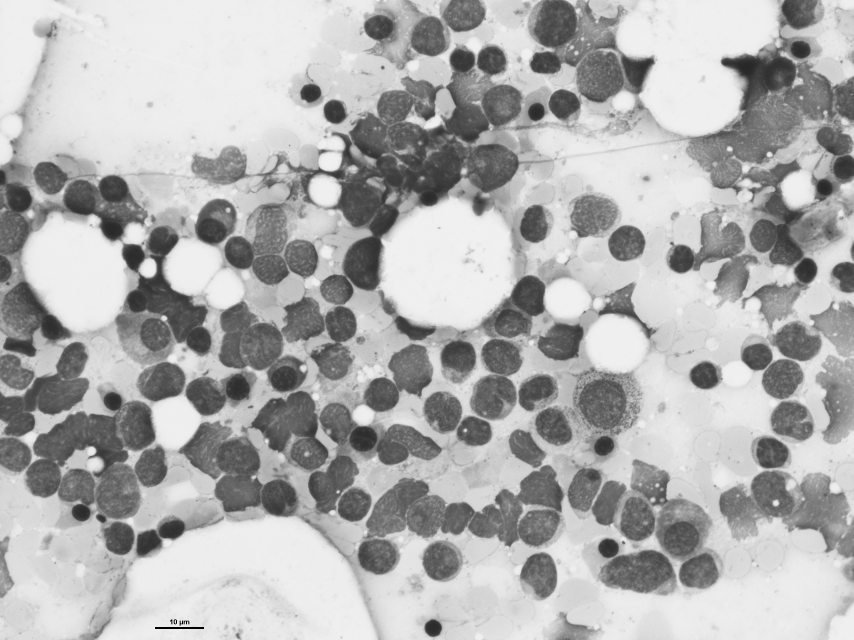
#> input picture Cellule/final/unlabeled_cell_00010.png, 2560 x 1920 px (shown at 1/3 size); its folder holds 4 pictures in this run
$ jupyter execute Cellule.ipynb
#> lines starting #> are read from the running program, lines starting #| are printed output that depends on the picture
[cell 1]
import os
import numpy as np
from PIL import Image, UnidentifiedImageError
from sklearn.cluster import KMeans
import matplotlib.pyplot as plt

# Configurazione
image_folder = "final"  # Cartella delle immagini
output_dir = 'risultati'  # Cartella di output
max_images = 100  # Numero massimo di immagini da analizzare
num_clusters = 3  # Numero di cluster da trovare
min_images_per_cluster = 10  # Numero di immagini da visualizzare per ciascun cluster

# Crea la cartella 'risultati' se non esiste
if not os.path.exists(output_dir):
    os.makedirs(output_dir)

# Caricamento immagini
images = []
image_files = []

for file in os.listdir(image_folder):
    if file.lower().endswith(('.png', '.jpg', '.jpeg', '.bmp', '.tiff')):
        try:
            img_path = os.path.join(image_folder, file)
            img = Image.open(img_path).convert('L').resize((64, 64))  # Scala di grigi e ridimensiona
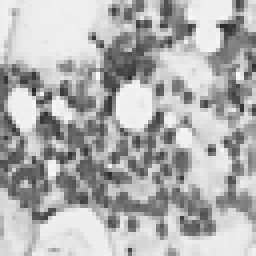
#> img: PIL image 64x64 L (shown 4 times larger); min 36, max 251, mean 175.8
            img_array = np.array(img).flatten()  # Appiattisci l'immagine
#> img_array = 4096 values, max 251 at index 1240, min 36 at index 1416, mean 175.8
            images.append(img_array)
            image_files.append(file)
        except (OSError, UnidentifiedImageError) as e:
            print(f"Errore con l'immagine {file}: {e}")
        if len(images) >= max_images:
            break  # Limita al massimo numero di immagini
#> pass 2 of the loop `for file in os.listdir(image_folder):`:
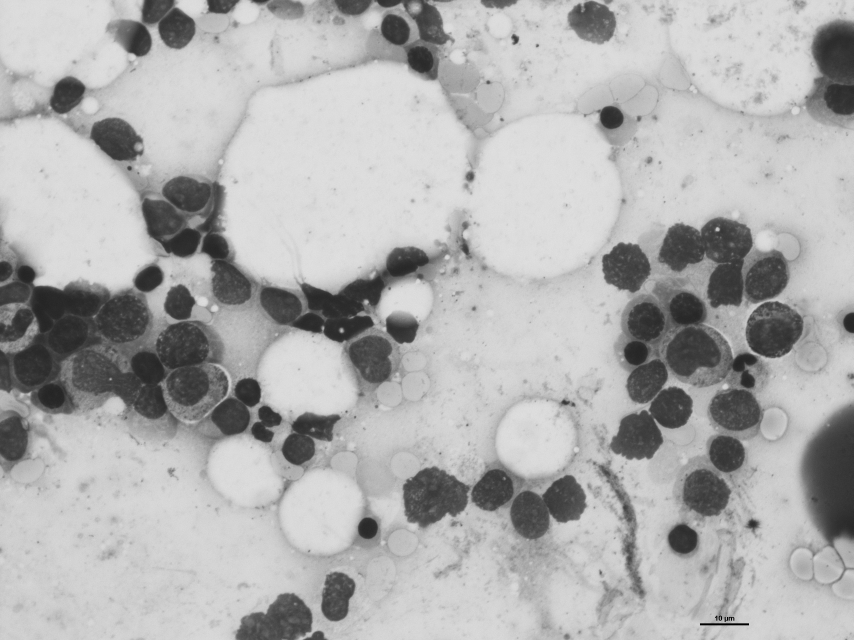
#> input picture Cellule/final/unlabeled_cell_00012.png, 2560 x 1920 px (shown at 1/3 size)
#> `img = Image.open(img_path).convert('L').resize((64, 64))`:
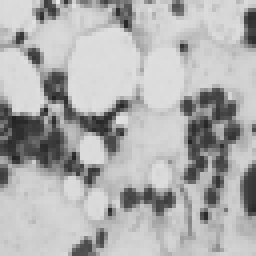
#> img: PIL image 64x64 L (shown 4 times larger); min 35, max 231, mean 175
#> img_array = 4096 values, max 231 at index 14, min 35 at index 1859, mean 175
#> pass 3 of the loop `for file in os.listdir(image_folder):`:
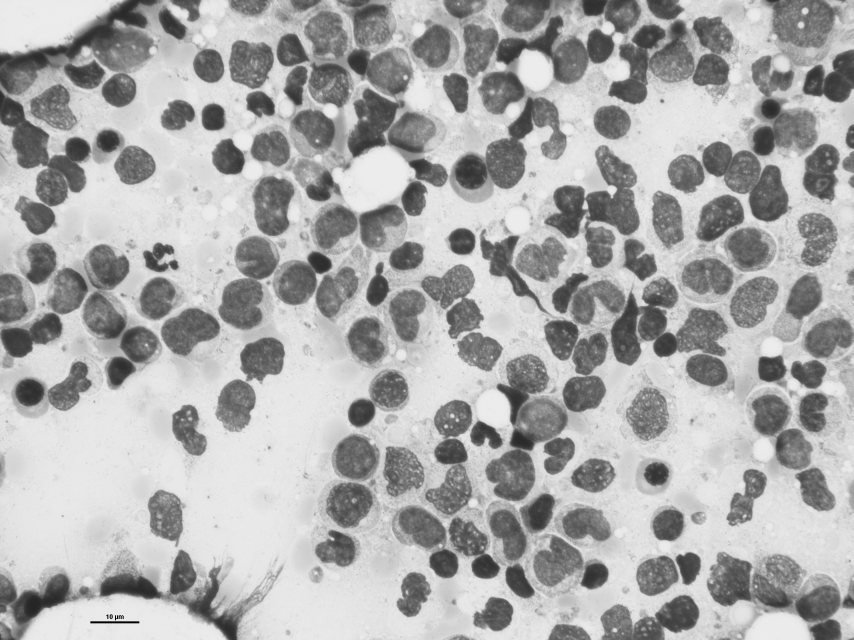
#> input picture Cellule/final/unlabeled_cell_00017.png, 2560 x 1920 px (shown at 1/3 size)
#> `img = Image.open(img_path).convert('L').resize((64, 64))`:
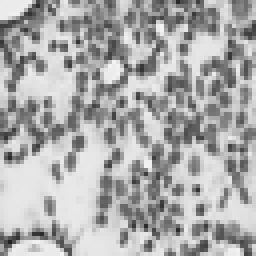
#> img: PIL image 64x64 L (shown 4 times larger); min 34, max 244, mean 171.4
#> img_array = 4096 values, max 244 at index 424, min 34 at index 3842, mean 171.4
#> the loop made 4 passes; the first 3 are shown

if len(images) == 0:
    raise ValueError("Non ci sono immagini valide nel dataset!")

images = np.array(images)

# K-Means clustering
kmeans = KMeans(n_clusters=num_clusters, random_state=42)
labels = kmeans.fit_predict(images)

# Visualizza i risultati
for cluster in range(num_clusters):
    print(f"\nCluster {cluster}:")
    cluster_images = [image_files[i] for i in range(len(labels)) if labels[i] == cluster]
    print(", ".join(cluster_images))

# Visualizza i grafici di dispersione per i cluster
def plot_cluster_scatter(images, labels, num_clusters):
    # Riduci le immagini a 2D per la visualizzazione della dispersione
#> called with images = array of shape (4, 4096), labels = array of shape (4,), num_clusters = 3
    from sklearn.decomposition import PCA
    pca = PCA(n_components=2)
    reduced_images = pca.fit_transform(images)

    plt.figure(figsize=(10, 8))
    colors = ['r', 'g', 'b', 'y', 'c', 'm']

    for cluster in range(num_clusters):
        cluster_indices = [i for i in range(len(labels)) if labels[i] == cluster]
        plt.scatter(reduced_images[cluster_indices, 0], reduced_images[cluster_indices, 1],
                    label=f'Cluster {cluster}', color=colors[cluster % len(colors)], alpha=0.6)

    plt.title("Cluster Visualization (PCA Reduction)", fontsize=16)
    plt.legend()
    plt.savefig(os.path.join(output_dir, 'cellule_pca.png'))
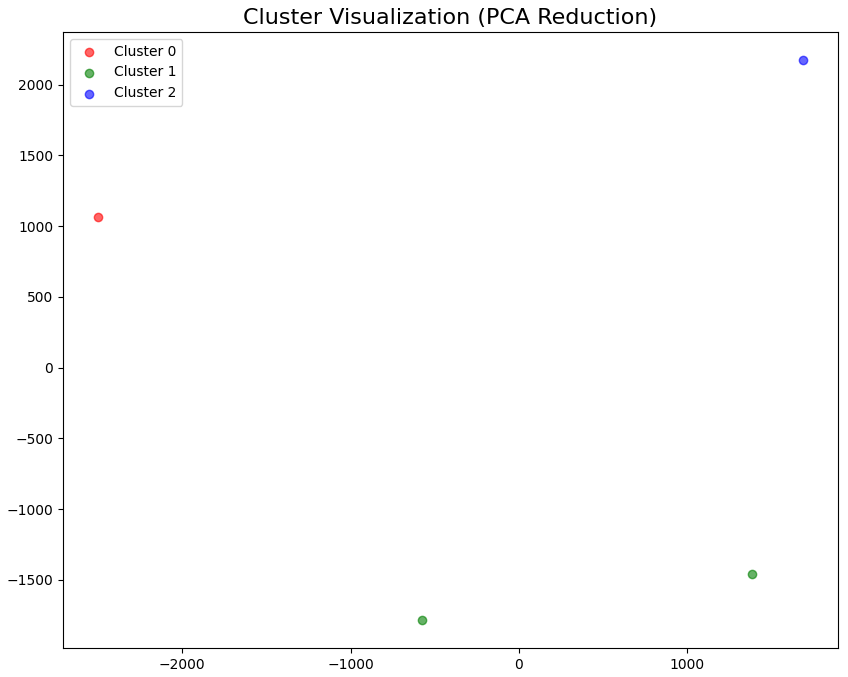
#> figure drawn by matplotlib, 1 panel
    plt.show()

plot_cluster_scatter(images, labels, num_clusters)

# Visualizza miniature per ogni cluster (limitato a min_images_per_cluster per cluster)
def plot_clusters(images, labels, image_files, num_clusters, min_images_per_cluster):
#> called with images = array of shape (4, 4096), labels = array of shape (4,), num_clusters = 3, min_images_per_cluster = 10
    for cluster in range(num_clusters):
        cluster_indices = [i for i in range(len(labels)) if labels[i] == cluster]
        cluster_images = [images[i] for i in cluster_indices]
        cluster_files = [image_files[i] for i in cluster_indices]

        plt.figure(figsize=(10, 5))
        plt.suptitle(f"Cluster {cluster}", fontsize=16)

        # Limita a min_images_per_cluster immagini per cluster
        for j, img_array in enumerate(cluster_images[:min_images_per_cluster]):
            plt.subplot(1, min_images_per_cluster, j + 1)  # 1 riga, 'min_images_per_cluster' colonne
            img = img_array.reshape(64, 64)  # Ricostruisci immagine 64x64
            plt.imshow(img, cmap='gray')
            plt.axis('off')
            plt.title(cluster_files[j][:10])  # Mostra il nome file troncato (fino ai primi 10 caratteri)

        plt.tight_layout()
        plt.savefig(os.path.join(output_dir, f'cluster_{cluster}_images.png'))
        plt.show()
#> this loop made 3 passes
#> pass 2, in plot_clusters, `plt.savefig(os.path.join(output_dir, f'cluster_{cluster}_images.png'))`:
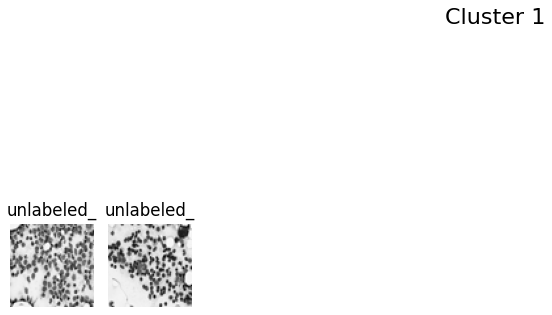
#> figure drawn by matplotlib, 2 panels

plot_clusters(images, labels, image_files, num_clusters, min_images_per_cluster)
